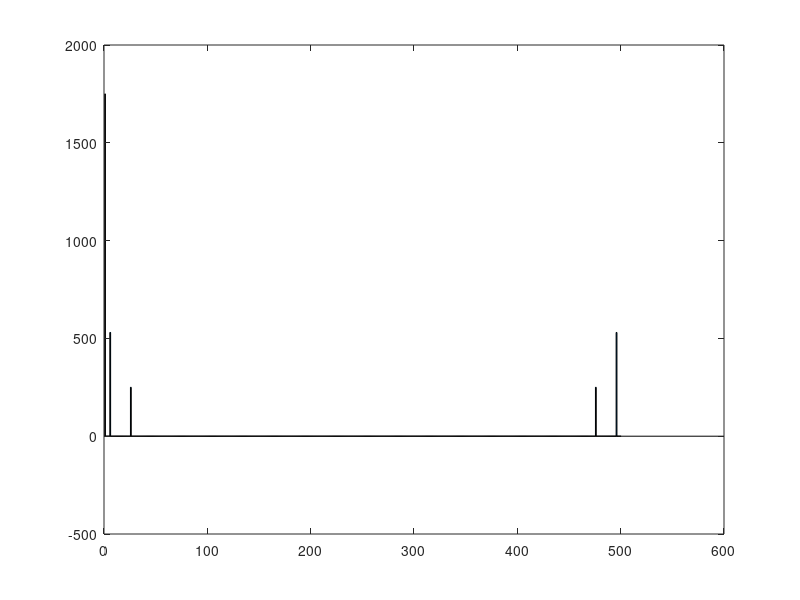
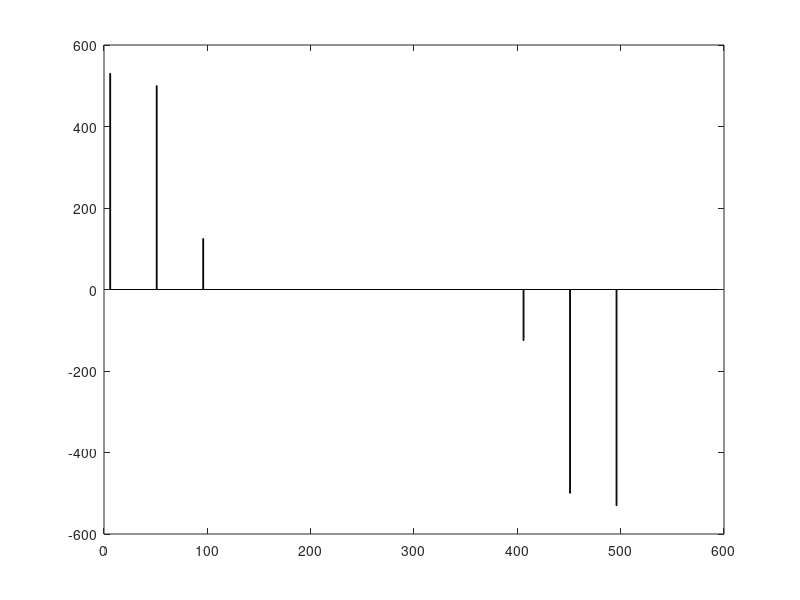

Reproduce these figures in MATLAB, in order.
% Examen Percepcion Parte 1. Juan Ruiz Bonald
clear all, close all, clc;
load('muestra01.mat');

% Componente Continua
Fs = 100;
Fourier = fft(y);
N = length(y);
comp_continua = real(Fourier(1))/N;

% Amplitud, Fase y frecuencia
ind = find(abs(Fourier) > 0.5);

amplitud   = abs(Fourier(ind(2:end)))/(N/2);
fases      = angle(Fourier(ind(2:end)));
frecuencia = linspace(0, Fs, N+1);
frec       = frecuencia(ind); %Con las frecuencias sacamos la frecuencia fundamental
% y los armonicos

% Ancho de Banda
Ancho_banda = Fs/2;

% Resolucion Espectral
Res_espectral = Fs/N;

% Visualizacion de la parte imaginaria y parte real
R = real(Fourier);
I = imag(Fourier);
bar(R), figure, bar(I);